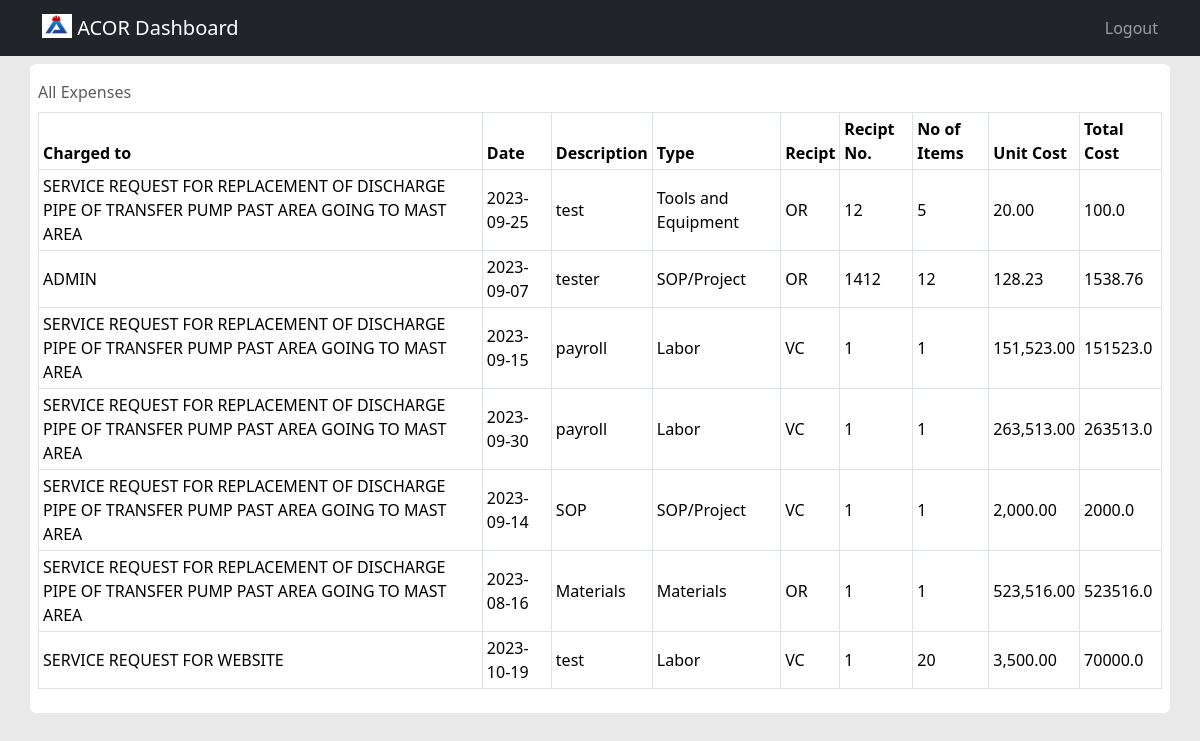
Page /expense (signed in) on the earlier database version.
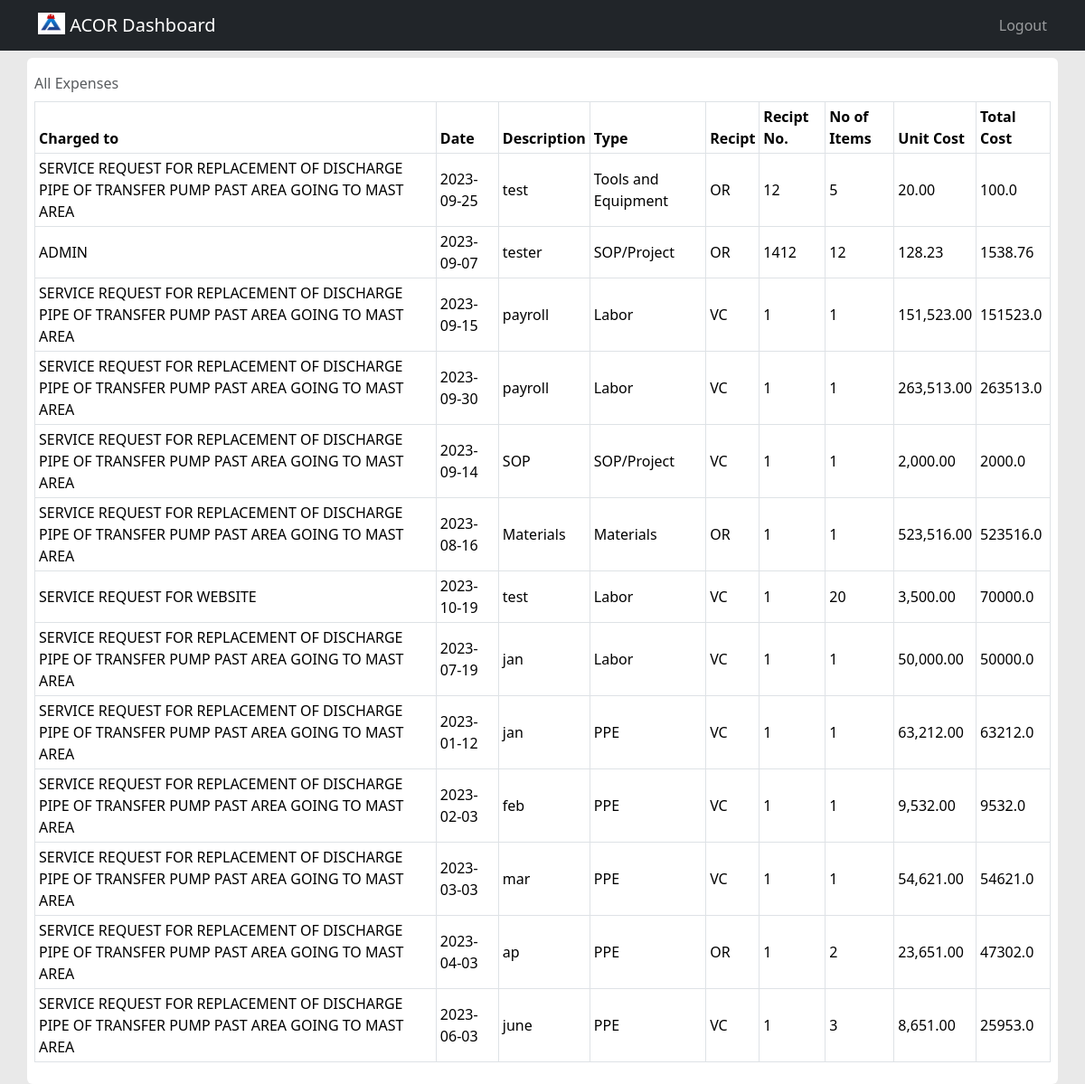
Same page on the later database version.
### tables this page shows
CREATE TABLE expenses (
	id INTEGER NOT NULL, 
	project_id INTEGER NOT NULL, 
	date DATETIME NOT NULL, 
	description VARCHAR(200) NOT NULL, 
	type_id INTEGER NOT NULL, 
	recipt VARCHAR(5) NOT NULL, 
	recipt_no VARCHAR(20) NOT NULL, 
	no_items INTEGER NOT NULL, 
	unit_cost FLOAT NOT NULL, 
	total_cost FLOAT NOT NULL, 
	time_entered DATETIME NOT NULL, 
	PRIMARY KEY (id), 
	FOREIGN KEY(project_id) REFERENCES projects (id), 
	FOREIGN KEY(type_id) REFERENCES type (id)
);

CREATE TABLE projects (
	id INTEGER NOT NULL, 
	po INTEGER NOT NULL, 
	title TEXT NOT NULL, 
	amount FLOAT NOT NULL, 
	duration INTEGER NOT NULL, 
	status VARCHAR(20) NOT NULL, 
	start_date DATETIME, 
	end_date DATETIME, 
	PRIMARY KEY (id), 
	UNIQUE (po)
);

CREATE TABLE type (
	id INTEGER NOT NULL, 
	type VARCHAR(20) NOT NULL, 
	PRIMARY KEY (id)
);

### app.py (the view)
@app.route("/expense")
@login_required
def expense():
    with engine.connect() as conn:
        statement = text("SELECT title,date,description,type,recipt,recipt_no,no_items,unit_cost,total_cost FROM expenses JOIN projects ON expenses.project_id = projects.id JOIN type ON expenses.type_id = type.id")
        expenses = conn.execute(statement)
    return render_template("expense.html",expenses=expenses)

### helper.py (called while the page is built)
def login_required(f):
    @wraps(f)
    def decorated_function(*args, **kwargs):
        if session.get("username") is None:
            return redirect("/login")
        return f(*args, **kwargs)
    return decorated_function

### templates/expense.html (shortened to what this page needs)
{% extends "dashboard.html" %}
{% block main %}
    <table class="table table-hover table-bordered table-sm align-middle align-top caption-top">
        <caption>All Expenses</caption>
        <thead>
            <tr>
                <th scope="col">Charged to</th>
                <th scope="col">Date</th>
                <th scope="col">Description</th>
                <th scope="col">Type</th>
                <th scope="col">Recipt</th>
                <th scope="col">Recipt No.</th>
                <th scope="col">No of Items</th>
                <th scope="col">Unit Cost</th>
                <th scope="col">Total Cost</th>
            </tr>
        </thead>
        <tbody>
            {% if expenses %}
                {% for i in expenses %}
                    <tr>
                        <td>{{ i.title }}</td>
                        <td>{{ i.date.split()[0] }}</td>
                        <td>{{ i.description }}</td>
                        <td>{{ i.type }}</td>
                        <td>{{ i.recipt }}</td>
                        <td>{{ i.recipt_no }}</td>
                        <td>{{ i.no_items }}</td>
                        <td>{{ '{:,.2f}'.format(i.unit_cost) }}</td>
                        <td>{{ i.total_cost }}</td>
                    </tr>
                {% endfor %}
            {% endif %}
        </tbody>
    </table>
{% endblock %}

### templates/dashboard.html (shortened to what this page needs)
<!DOCTYPE html>
<html lang="en">
  <head>
    <link href="https://cdn.jsdelivr.net/npm/bootstrap@5.3.2/dist/css/bootstrap.min.css" rel="stylesheet">
    <link rel="stylesheet" href="https://cdn.jsdelivr.net/npm/bootstrap-icons@1.11.1/font/bootstrap-icons.css">
    <link rel="stylesheet" href="/static/style.css">
  </head>
  <body>
    <header>
        <nav class="navbar bg-dark sticky-top" data-bs-theme="dark">
            <div class="container">
                <a class="navbar-brand" href="#sidebar" data-bs-toggle="offcanvas" role="button" aria-controls="sidebar">
                    <img src="/static/acor.png" alt="Logo" width="30" height="24" class="d-inline-block align-text-top">
                    ACOR Dashboard
                </a>
                <ul class="navbar-nav justify-content-end">
                    <li class="nav-item">
                        <a href="/logout" class="nav-link">Logout</a>
                    </li>
                </ul>
            </div>
        </nav>
    </header>
    <main>
        <div class="container mt-2 bg-white p-2 rounded">
            {% block main %}{% endblock %}
        </div>
    </main>
  </body>
</html>

### static/style.css (style rules this page uses)
body { background-color: #e9e9e9; }

Differences in the rows shown:
added expenses: title "SERVICE REQUEST FOR REPLACEMENT OF DISCHARGE PIPE OF TRANSFER PUMP PAST AREA GOING TO MAST AREA", date "2023-07-19", description "jan", type "Labor", recipt "VC", recipt_no "1", no_items "1", unit_cost "50,000.00", total_cost "50000.0"
added expenses: title "SERVICE REQUEST FOR REPLACEMENT OF DISCHARGE PIPE OF TRANSFER PUMP PAST AREA GOING TO MAST AREA", date "2023-01-12", description "jan", type "PPE", recipt "VC", recipt_no "1", no_items "1", unit_cost "63,212.00", total_cost "63212.0"
added expenses: title "SERVICE REQUEST FOR REPLACEMENT OF DISCHARGE PIPE OF TRANSFER PUMP PAST AREA GOING TO MAST AREA", date "2023-02-03", description "feb", type "PPE", recipt "VC", recipt_no "1", no_items "1", unit_cost "9,532.00", total_cost "9532.0"
added expenses: title "SERVICE REQUEST FOR REPLACEMENT OF DISCHARGE PIPE OF TRANSFER PUMP PAST AREA GOING TO MAST AREA", date "2023-03-03", description "mar", type "PPE", recipt "VC", recipt_no "1", no_items "1", unit_cost "54,621.00", total_cost "54621.0"
added expenses: title "SERVICE REQUEST FOR REPLACEMENT OF DISCHARGE PIPE OF TRANSFER PUMP PAST AREA GOING TO MAST AREA", date "2023-04-03", description "ap", type "PPE", recipt "OR", recipt_no "1", no_items "2", unit_cost "23,651.00", total_cost "47302.0"
added expenses: title "SERVICE REQUEST FOR REPLACEMENT OF DISCHARGE PIPE OF TRANSFER PUMP PAST AREA GOING TO MAST AREA", date "2023-06-03", description "june", type "PPE", recipt "VC", recipt_no "1", no_items "3", unit_cost "8,651.00", total_cost "25953.0"
